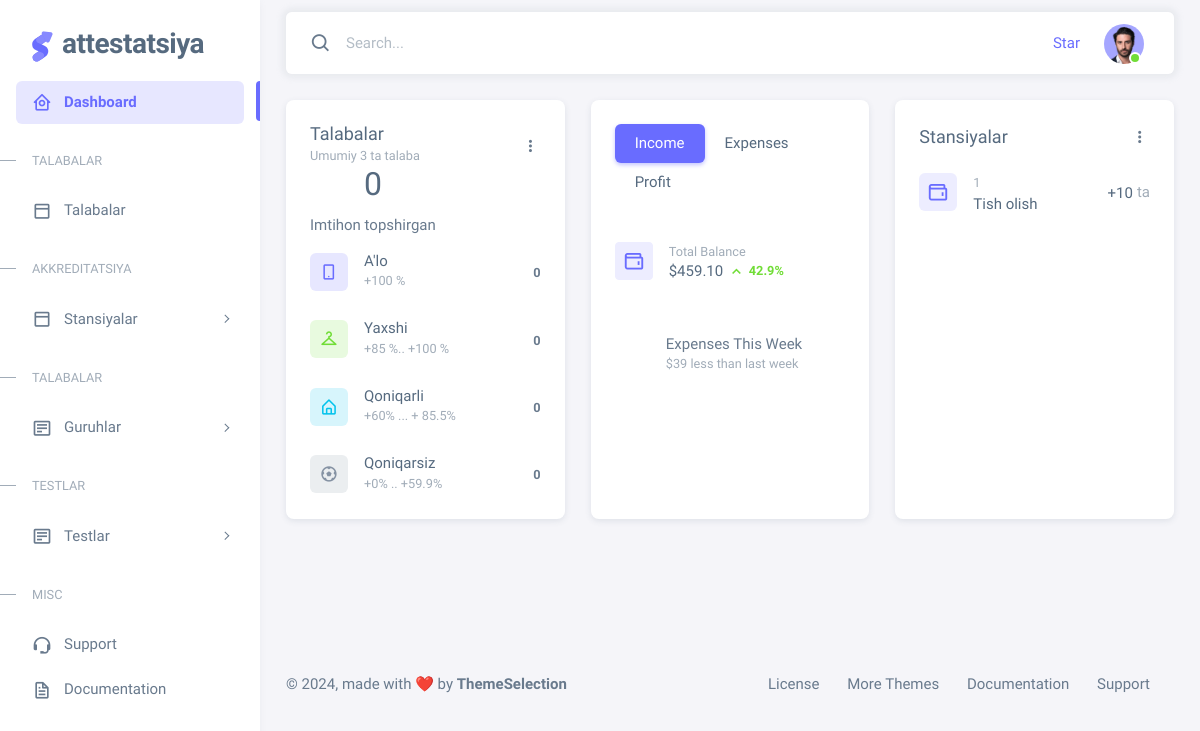
The page / on the database its author committed.
### main/models.py (models this page shows, shortened)
class Station(models.Model):
    name = models.CharField(max_length=255, verbose_name="Name")
    titles = models.ManyToManyField(Title, verbose_name="Titles", null=True, blank=True)

### main/views.py (the view)
# urls.py: path('', views.welcome_view, name='welcome'),
def welcome_view(request):
    context = contexts_func(request)
    context['talaba'] = Student.objects.all().count()
    return render(request, 'main/welcome.html', context)

### main/functions.py (called while the page is built)
def contexts_func(request):
    stations = Station.objects.all()
    groups = Group.objects.all()
    generals = General.objects.all()
    students = Student.objects.all()
    context = {
        'stations': stations,
        'groups': groups,
        'generals': generals,
        'students': students,
    }
    return context

### templates/main/welcome.html (shortened to what this page needs)
{% extends 'base.html' %}
{% load static %}
{% block content %}
    <div class="content-wrapper">
        <div class="container-xxl flex-grow-1 container-p-y">
            <div class="row">
                <div class="col-md-6 col-lg-4 col-xl-4 order-0 mb-4">
                    <div class="card h-100">
                        <div class="card-header d-flex align-items-center justify-content-between pb-0">
                            <div class="card-title mb-0">
                                <h5 class="m-0 me-2">Talabalar</h5>
                                <small class="text-muted">Umumiy {{ students|length }} ta talaba</small>
                            </div>
                            <div class="dropdown">
                                <button class="btn p-0" type="button" id="orederStatistics" data-bs-toggle="dropdown"
                                        aria-haspopup="true" aria-expanded="false">
                                    <i class="bx bx-dots-vertical-rounded"></i>
                                </button>
                            </div>
                        </div>
                        <div class="card-body">
                            <div class="d-flex justify-content-between align-items-center mb-3">
                                <div class="d-flex flex-column align-items-center gap-1">
                                    <h2 class="mb-2">{{ generals|length }}</h2>
                                    <span>Imtihon topshirgan</span>
                                </div>
                            </div>
                            <ul class="p-0 m-0">
                                <li class="d-flex mb-4 pb-1">
                                    <div class="avatar flex-shrink-0 me-3">
                            <span class="avatar-initial rounded bg-label-primary">
                                <i class="bx bx-mobile-alt"></i>
                            </span>
                                    </div>
                                    <div class="d-flex w-100 flex-wrap align-items-center justify-content-between gap-2">
                                        <div class="me-2">
                                            <h6 class="mb-0">A'lo</h6>
                                            <small class="text-muted">+100 %</small>
                                        </div>
                                        <div class="user-progress">
                                            <small class="fw-semibold">{{ hour_pirsent|length }}</small>
                                        </div>
                                    </div>
                                </li>
                                <li class="d-flex mb-4 pb-1">
                                    <div class="avatar flex-shrink-0 me-3">
                                <span class="avatar-initial rounded bg-label-success">
                                    <i class="bx bx-closet"></i>
                                </span>
                                    </div>
                                    <div class="d-flex w-100 flex-wrap align-items-center justify-content-between gap-2">
                                        <div class="me-2">
                                            <h6 class="mb-0">Yaxshi</h6>
                                            <small class="text-muted">+85 %.. +100 %</small>
                                        </div>
                                        <div class="user-progress">
                                            <small class="fw-semibold">{{ eyti_pirsent|length }}</small>
                                        </div>
                                    </div>
                                </li>
                                <li class="d-flex mb-4 pb-1">
                                    <div class="avatar flex-shrink-0 me-3">
                                        <span class="avatar-initial rounded bg-label-info"><i
                                                class="bx bx-home-alt"></i></span>
                                    </div>
                                    <div class="d-flex w-100 flex-wrap align-items-center justify-content-between gap-2">
                                        <div class="me-2">
                                            <h6 class="mb-0">Qoniqarli</h6>
                                            <small class="text-muted">+60% ... + 85.5%</small>
                                        </div>
                                        <div class="user-progress">
                                            <small class="fw-semibold">{{ six_pirsent|length }}</small>
                                        </div>
                                    </div>
                                </li>
                                <li class="d-flex">
                                    <div class="avatar flex-shrink-0 me-3">
                            <span class="avatar-initial rounded bg-label-secondary">
                                <i class="bx bx-football"></i>
                            </span>
                                    </div>
                                    <div class="d-flex w-100 flex-wrap align-items-center justify-content-between gap-2">
                                        <div class="me-2">
                                            <h6 class="mb-0">Qoniqarsiz</h6>
                                            <small class="text-muted">+0% .. +59.9%</small>
                                        </div>
                                        <div class="user-progress">
                                            <small class="fw-semibold">{{ pass_pirsent|length }}</small>
                                        </div>
                                    </div>
                                </li>
                            </ul>
                        </div>
                    </div>
                </div>
                <div class="col-md-6 col-lg-4 order-1 mb-4">
                    <div class="card h-100">
                        <div class="card-header">
                            <ul class="nav nav-pills" role="tablist">
                                <li class="nav-item">
                                    <button type="button" class="nav-link active" role="tab" data-bs-toggle="tab"
                                            data-bs-target="#navs-tabs-line-card-income"
                                            aria-controls="navs-tabs-line-card-income" aria-selected="true">
                                        Income
                                    </button>
                                </li>
                                <li class="nav-item">
                                    <button type="button" class="nav-link" role="tab">Expenses</button>
                                </li>
                                <li class="nav-item">
                                    <button type="button" class="nav-link" role="tab">Profit</button>
                                </li>
                            </ul>
                        </div>
                        <div class="card-body px-0">
                            <div class="tab-content p-0">
                                <div class="tab-pane fade show active" id="navs-tabs-line-card-income" role="tabpanel">
                                    <div class="d-flex p-4 pt-3">
                                        <div class="avatar flex-shrink-0 me-3">
                                            <img src="{% static 'img/icons/unicons/wallet.png' %}" alt="User"/>
                                        </div>
                                        <div>
                                            <small class="text-muted d-block">Total Balance</small>
                                            <div class="d-flex align-items-center">
                                                <h6 class="mb-0 me-1">$459.10</h6>
                                                <small class="text-success fw-semibold">
                                                    <i class="bx bx-chevron-up"></i>
                                                    42.9%
                                                </small>
                                            </div>
                                        </div>
                                    </div>
                                    <div class="d-flex justify-content-center pt-4 gap-2">
                                        <div>
                                            <p class="mb-n1 mt-1">Expenses This Week</p>
                                            <small class="text-muted">$39 less than last week</small>
                                        </div>
                                    </div>
                                </div>
                            </div>
                        </div>
                    </div>
                </div>
                <div class="col-md-6 col-lg-4 order-2 mb-4">
                    <div class="card h-100">
                        <div class="card-header d-flex align-items-center justify-content-between">
                            <h5 class="card-title m-0 me-2">Stansiyalar</h5>
                            <div class="dropdown">
                                <button class="btn p-0" type="button" id="transactionID" data-bs-toggle="dropdown"
                                        aria-haspopup="true" aria-expanded="false">
                                    <i class="bx bx-dots-vertical-rounded"></i>
                                </button>
                            </div>
                        </div>
                        <div class="card-body">
                            <ul class="p-0 m-0">
                                {% for station in stations %}
                                    <li class="d-flex mb-4 pb-1">
                                        <div class="avatar flex-shrink-0 me-3">
                                            <img src="{% static 'img/icons/unicons/wallet.png' %}" alt="User"
                                                 class="rounded"/>
                                        </div>
                                        <div class="d-flex w-100 flex-wrap align-items-center justify-content-between gap-2">
                                            <div class="me-2">
                                                <small class="text-muted d-block mb-1">{{ station.id }}</small>
                                                <h6 class="mb-0">{{ station.name }}</h6>
                                            </div>
                                            <div class="user-progress d-flex align-items-center gap-1">
                                                <h6 class="mb-0"> +{{ station.titles.all|length }}</h6>
                                                <span class="text-muted"> ta </span>
                                            </div>
                                        </div>
                                    </li>
                                {% endfor %}
                            </ul>
                        </div>
                    </div>
                </div>
            </div>
        </div>
    </div>
{% endblock %}

### rows shown on the page
Station: id "1", name "Tish olish", titles.all|length "10"

### other values the page prints
{{ students|length }} "3"
{{ generals|length }} "0"
{{ hour_pirsent|length }} "0"
{{ eyti_pirsent|length }} "0"
{{ six_pirsent|length }} "0"
{{ pass_pirsent|length }} "0"
